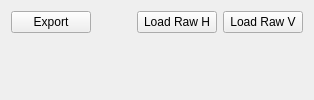
        <widget class="QWidget" name="tab_ZDepthProfile">
         <attribute name="title">
          <string>Z Depth Profile</string>
         </attribute>
         <layout class="QVBoxLayout" name="verticalLayout_8" stretch="0,1">
          <item>
           <layout class="QHBoxLayout" name="horizontalLayout_14">
            <item>
             <widget class="QPushButton" name="pushButton_ExportZDepthProfile">
              <property name="text">
               <string>Export</string>
              </property>
             </widget>
            </item>
            <item>
             <spacer name="horizontalSpacer_5">
              <property name="orientation">
               <enum>Qt::Horizontal</enum>
              </property>
              <property name="sizeHint" stdset="0">
               <size>
                <width>40</width>
                <height>20</height>
               </size>
              </property>
             </spacer>
            </item>
            <item>
             <widget class="QPushButton" name="pushButton_ZDepthProfile_LoadRawH">
              <property name="text">
               <string>Load Raw H</string>
              </property>
             </widget>
            </item>
            <item>
             <widget class="QPushButton" name="pushButton_ZDepthProfile_LoadRawV">
              <property name="text">
               <string>Load Raw V</string>
              </property>
             </widget>
            </item>
           </layout>
          </item>
          <item>
           <layout class="QHBoxLayout" name="horizontalLayout_3" stretch="1,1">
            <item>
             <widget class="LaserProfilerZDepthWidget" name="widget_ZDepthProfiler_H" native="true"/>
            </item>
            <item>
             <widget class="LaserProfilerZDepthWidget" name="widget_ZDepthProfiler_V" native="true"/>
            </item>
           </layout>
          </item>
         </layout>
        </widget>
